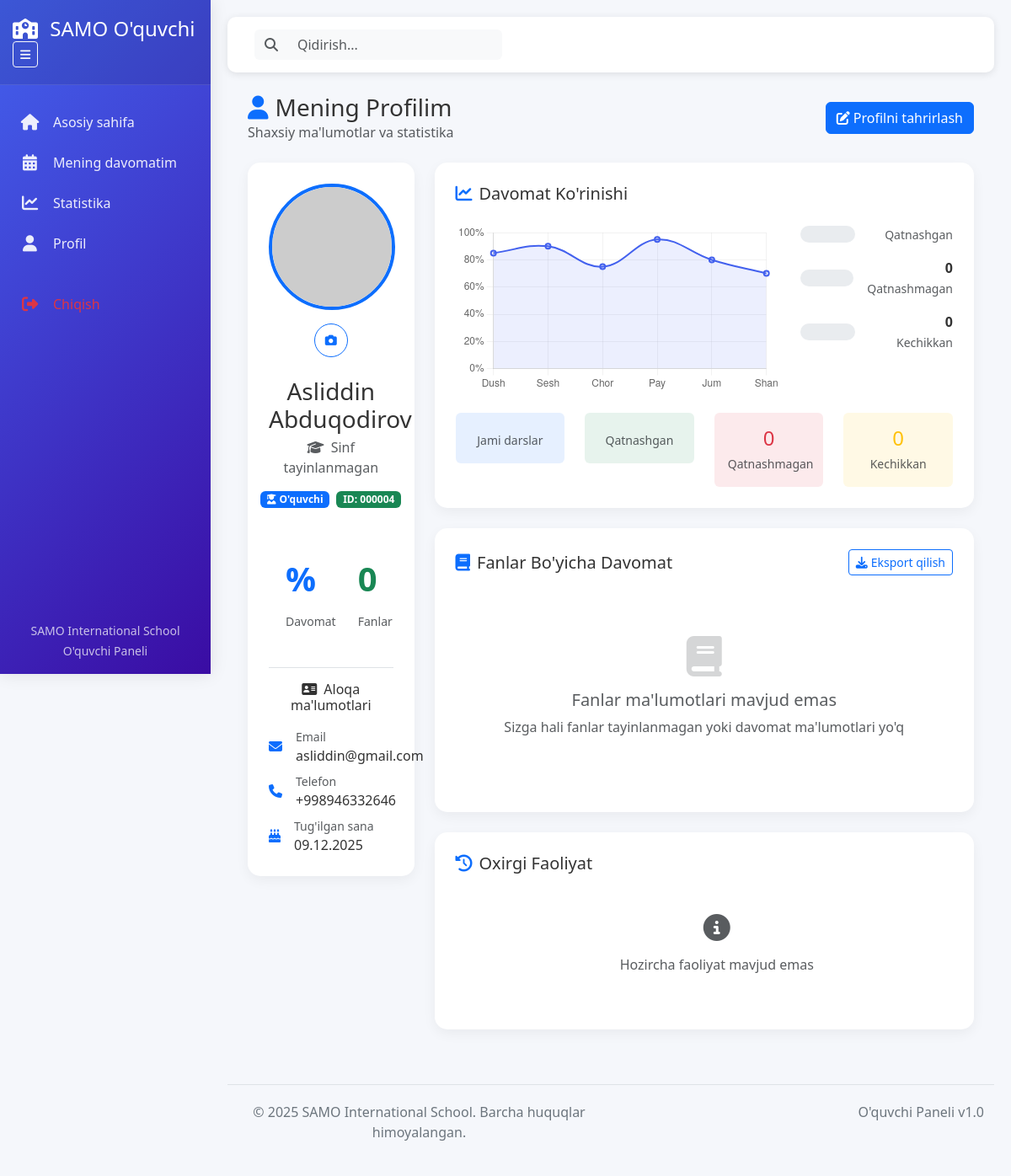
The page /student/settings/ (signed in) on the database as committed earlier.
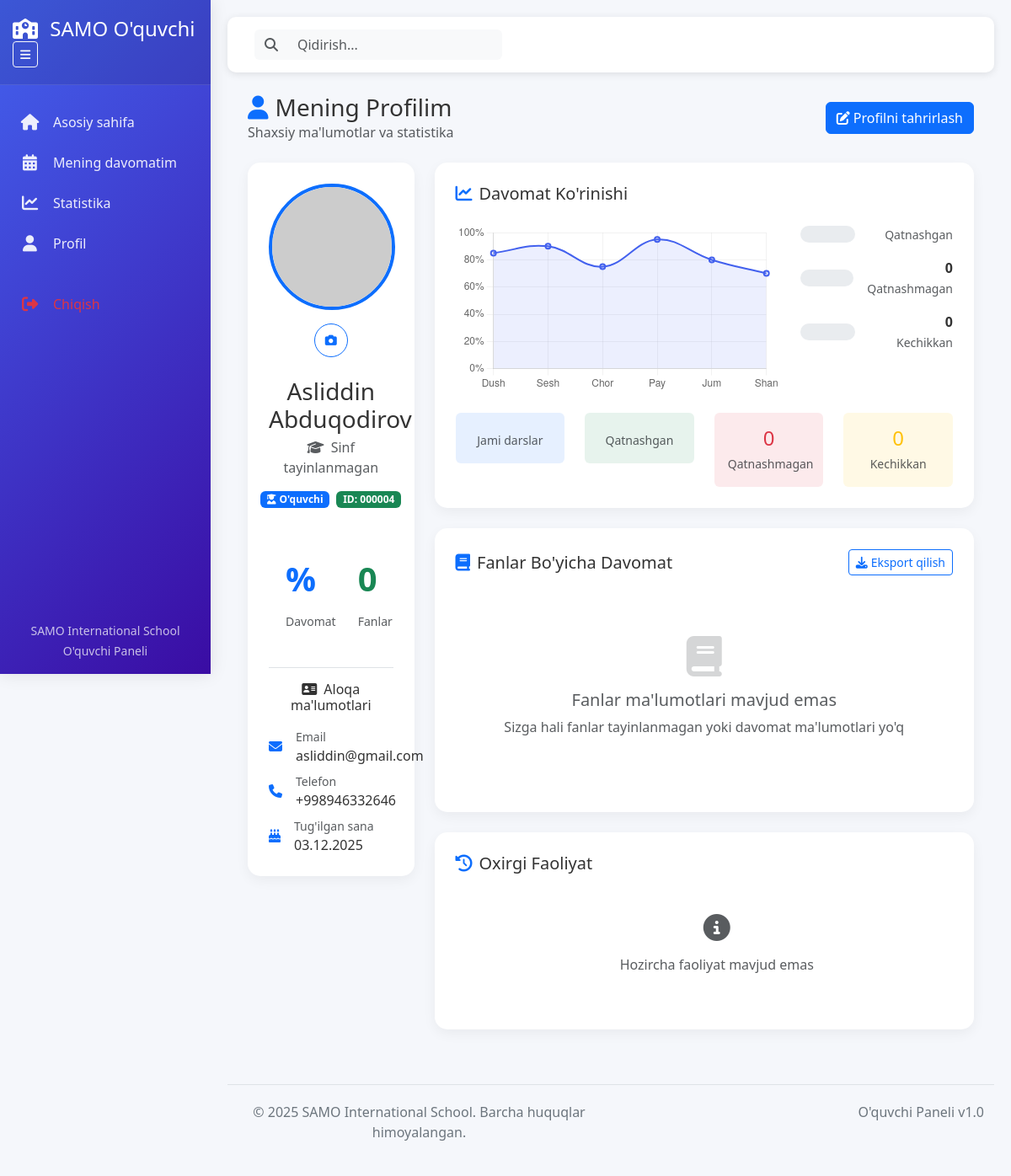
The same page on the database as committed later.
### attendance/models.py (models this page shows, shortened)
class Profile(models.Model):
    ROLE_CHOICES = [
        ('student', "O'quvchi"),
        ('teacher', "O'qituvchi"),
        ('admin', 'Administrator'),
    ]
    user = models.OneToOneField(User, on_delete=models.CASCADE, related_name='profile')
    role = models.CharField(max_length=10, choices=ROLE_CHOICES, default='student')
    phone = models.CharField(max_length=20, blank=True, null=True)
    birth_date = models.DateField(null=True, blank=True)
    student_class = models.ForeignKey('Class', on_delete=models.SET_NULL,
                                      null=True, blank=True, related_name='students')
    subjects = models.ManyToManyField('Subject', blank=True, related_name='teachers')

### attendance/views.py (the view, shortened to what this page needs)
# urls.py: path('student/settings/', views.student_settings, name='student_settings'),
@login_required
def student_settings(request):
    if not hasattr(request.user, 'profile') or request.user.profile.role != 'student':
        messages.error(request, "Sizda o'quvchi huquqlari yo'q!")
        return redirect('login')
    student = request.user
    profile = student.profile
    context = {
        'student': student,
        'profile': profile,
    }
    return render(request, 'attendance/student_settings.html', context)

### attendance/templates/attendance/student_settings.html (shortened to what the changed rows need)
{% extends 'attendance/student_base.html' %}
{% block content %}
<div class="container-fluid">
    <div class="d-flex justify-content-between align-items-center mb-4">
        <div>
            <h1 class="h3 mb-0 text-gray-800"><i class="fas fa-user text-primary me-2"></i>Mening Profilim</h1>
        </div>
    </div>
    <div class="row">
        <div class="col-lg-4 col-xl-3 mb-4">
            <div class="dashboard-card text-center">
                <div class="mt-4 pt-3 border-top">
                    <div class="text-start">
                        <div class="d-flex align-items-center mb-2">
                            <div>
                                <small class="text-muted d-block">Telefon</small>
                                <span>{{ profile.phone|default:"Telefon kiritilmagan" }}</span>
                            </div>
                        </div>
                        {% if profile.birth_date %}
                        <div class="d-flex align-items-center">
                            <div class="me-3 text-primary">
                                <i class="fas fa-birthday-cake"></i>
                            </div>
                            <div>
                                <small class="text-muted d-block">Tug'ilgan sana</small>
                                <span>{{ profile.birth_date|date:"d.m.Y" }}</span>
                            </div>
                        </div>
                        {% endif %}
                    </div>
                </div>
            </div>
        </div>
    </div>
</div>
{% endblock %}

Rows that differ between the two databases and show on the page:
changed Profile: birth_date "09.12.2025" → "03.12.2025"
